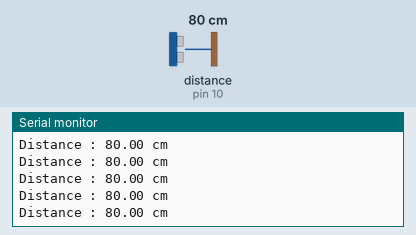
A sketch run on a simulated Arduino Mega 2560, built with avr-gcc and run on an emulated ATmega2560. Parts: the last lines printed to the serial monitor. Inputs (shaded band) come from the test bench; at power-on: distance to the obstacle (sensor on pin 10) 80 cm.

Above: at 1.2 s.
1.3 s: distance to the obstacle (sensor on pin 10) set to 60 cm
At 1.45 s:
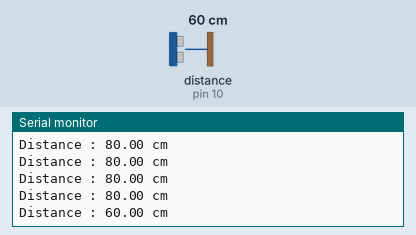
4.3 s: distance to the obstacle (sensor on pin 10) set to 9 cm
At 4.3 s:
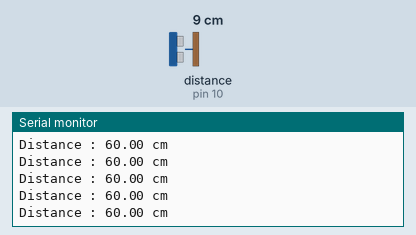
10.3 s: distance to the obstacle (sensor on pin 10) set to 250 cm
At 10.53 s:
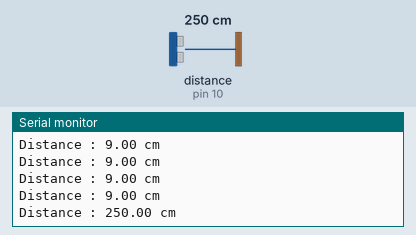
13.3 s: distance to the obstacle (sensor on pin 10) set to 2 cm
At 13.41 s:
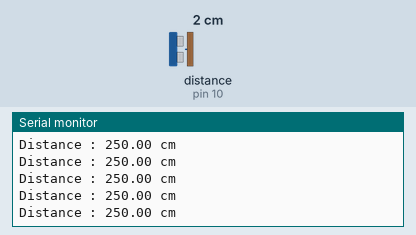
Timing chart, 0 to 16.3 s (numbered marks = the images above; inputs shaded):
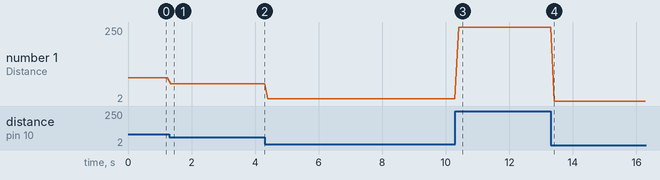

The sketch:

UltrasonicSensor.ino
```cpp
// (licence header left out)
#include "MeAuriga.h"

MeUltrasonicSensor ultraSensor(PORT_10); /* Ultrasonic module can ONLY be connected to port 3, 4, 6, 7, 8 of base shield. */

void setup()
{
  Serial.begin(9600);
  Serial1.begin(9600);
}

void loop()
{

  Serial1.print("Distance : ");
  Serial1.print(ultraSensor.distanceCm() );
  Serial1.println(" cm");

  Serial.print("Distance : ");
  Serial.print(ultraSensor.distanceCm() );
  Serial.println(" cm");

  delay(100); /* the minimal measure interval is 100 milliseconds */
}
```

Measured:
- after the input at 1.3 s, the serial monitor: prints a new line at once (image 1)
- after the input at 10.3 s, the serial monitor: prints a new line after 0.11 s (image 3)
- plotted number 1: 80 → 60 after the input at 1.3 s, 60 → 9 after the input at 4.3 s, 9 → 250 after the input at 10.3 s, 250 → 2 after the input at 13.3 s
